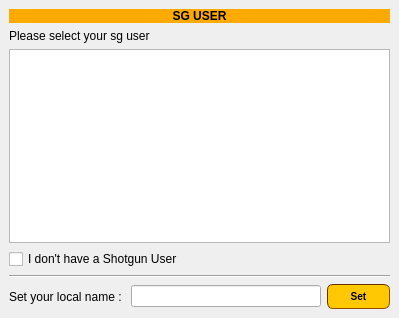
<?xml version="1.0" encoding="UTF-8"?>
<ui version="4.0">
 <class>SetUserUI</class>
 <widget class="QMainWindow" name="SetUserUI">
  <property name="geometry">
   <rect>
    <x>0</x>
    <y>0</y>
    <width>399</width>
    <height>318</height>
   </rect>
  </property>
  <property name="windowTitle">
   <string>Set User</string>
  </property>
  <widget class="QWidget" name="centralwidget">
   <layout class="QVBoxLayout" name="verticalLayout">
    <item>
     <widget class="QLabel" name="sub1_label">
      <property name="palette">
       <palette>
        <active>
         <colorrole role="WindowText">
          <brush brushstyle="SolidPattern">
           <color alpha="255">
            <red>0</red>
            <green>0</green>
            <blue>0</blue>
           </color>
          </brush>
         </colorrole>
         <colorrole role="Button">
          <brush brushstyle="SolidPattern">
           <color alpha="255">
            <red>255</red>
            <green>170</green>
            <blue>0</blue>
           </color>
          </brush>
         </colorrole>
         <colorrole role="Light">
          <brush brushstyle="SolidPattern">
           <color alpha="255">
            <red>255</red>
            <green>213</green>
            <blue>127</blue>
           </color>
          </brush>
         </colorrole>
         <colorrole role="Midlight">
          <brush brushstyle="SolidPattern">
           <color alpha="255">
            <red>255</red>
            <green>191</green>
            <blue>63</blue>
           </color>
          </brush>
         </colorrole>
         <colorrole role="Dark">
          <brush brushstyle="SolidPattern">
           <color alpha="255">
            <red>127</red>
            <green>85</green>
            <blue>0</blue>
           </color>
          </brush>
         </colorrole>
         <colorrole role="Mid">
          <brush brushstyle="SolidPattern">
           <color alpha="255">
            <red>170</red>
            <green>113</green>
            <blue>0</blue>
           </color>
          </brush>
         </colorrole>
         <colorrole role="Text">
          <brush brushstyle="SolidPattern">
           <color alpha="255">
            <red>0</red>
            <green>0</green>
            <blue>0</blue>
           </color>
          </brush>
         </colorrole>
         <colorrole role="BrightText">
          <brush brushstyle="SolidPattern">
           <color alpha="255">
            <red>255</red>
            <green>255</green>
            <blue>255</blue>
           </color>
          </brush>
         </colorrole>
         <colorrole role="ButtonText">
          <brush brushstyle="SolidPattern">
           <color alpha="255">
            <red>0</red>
            <green>0</green>
            <blue>0</blue>
           </color>
          </brush>
         </colorrole>
         <colorrole role="Base">
          <brush brushstyle="SolidPattern">
           <color alpha="255">
            <red>255</red>
            <green>255</green>
            <blue>255</blue>
           </color>
          </brush>
         </colorrole>
         <colorrole role="Window">
          <brush brushstyle="SolidPattern">
           <color alpha="255">
            <red>255</red>
            <green>170</green>
            <blue>0</blue>
           </color>
          </brush>
         </colorrole>
         <colorrole role="Shadow">
          <brush brushstyle="SolidPattern">
           <color alpha="255">
            <red>0</red>
            <green>0</green>
            <blue>0</blue>
           </color>
          </brush>
         </colorrole>
         <colorrole role="AlternateBase">
          <brush brushstyle="SolidPattern">
           <color alpha="255">
            <red>255</red>
            <green>212</green>
            <blue>127</blue>
           </color>
          </brush>
         </colorrole>
         <colorrole role="ToolTipBase">
          <brush brushstyle="SolidPattern">
           <color alpha="255">
            <red>255</red>
            <green>255</green>
            <blue>220</blue>
           </color>
          </brush>
         </colorrole>
         <colorrole role="ToolTipText">
          <brush brushstyle="SolidPattern">
           <color alpha="255">
            <red>0</red>
            <green>0</green>
            <blue>0</blue>
           </color>
          </brush>
         </colorrole>
        </active>
        <inactive>
         <colorrole role="WindowText">
          <brush brushstyle="SolidPattern">
           <color alpha="255">
            <red>0</red>
            <green>0</green>
            <blue>0</blue>
           </color>
          </brush>
         </colorrole>
         <colorrole role="Button">
          <brush brushstyle="SolidPattern">
           <color alpha="255">
            <red>255</red>
            <green>170</green>
            <blue>0</blue>
           </color>
          </brush>
         </colorrole>
         <colorrole role="Light">
          <brush brushstyle="SolidPattern">
           <color alpha="255">
            <red>255</red>
            <green>213</green>
            <blue>127</blue>
           </color>
          </brush>
         </colorrole>
         <colorrole role="Midlight">
          <brush brushstyle="SolidPattern">
           <color alpha="255">
            <red>255</red>
            <green>191</green>
            <blue>63</blue>
           </color>
          </brush>
         </colorrole>
         <colorrole role="Dark">
          <brush brushstyle="SolidPattern">
           <color alpha="255">
            <red>127</red>
            <green>85</green>
            <blue>0</blue>
           </color>
          </brush>
         </colorrole>
         <colorrole role="Mid">
          <brush brushstyle="SolidPattern">
           <color alpha="255">
            <red>170</red>
            <green>113</green>
            <blue>0</blue>
           </color>
          </brush>
         </colorrole>
         <colorrole role="Text">
          <brush brushstyle="SolidPattern">
           <color alpha="255">
            <red>0</red>
            <green>0</green>
            <blue>0</blue>
           </color>
          </brush>
         </colorrole>
         <colorrole role="BrightText">
          <brush brushstyle="SolidPattern">
           <color alpha="255">
            <red>255</red>
            <green>255</green>
            <blue>255</blue>
           </color>
          </brush>
         </colorrole>
         <colorrole role="ButtonText">
          <brush brushstyle="SolidPattern">
           <color alpha="255">
            <red>0</red>
            <green>0</green>
            <blue>0</blue>
           </color>
          </brush>
         </colorrole>
         <colorrole role="Base">
          <brush brushstyle="SolidPattern">
           <color alpha="255">
            <red>255</red>
            <green>255</green>
            <blue>255</blue>
           </color>
          </brush>
         </colorrole>
         <colorrole role="Window">
          <brush brushstyle="SolidPattern">
           <color alpha="255">
            <red>255</red>
            <green>170</green>
            <blue>0</blue>
           </color>
          </brush>
         </colorrole>
         <colorrole role="Shadow">
          <brush brushstyle="SolidPattern">
           <color alpha="255">
            <red>0</red>
            <green>0</green>
            <blue>0</blue>
           </color>
          </brush>
         </colorrole>
         <colorrole role="AlternateBase">
          <brush brushstyle="SolidPattern">
           <color alpha="255">
            <red>255</red>
            <green>212</green>
            <blue>127</blue>
           </color>
          </brush>
         </colorrole>
         <colorrole role="ToolTipBase">
          <brush brushstyle="SolidPattern">
           <color alpha="255">
            <red>255</red>
            <green>255</green>
            <blue>220</blue>
           </color>
          </brush>
         </colorrole>
         <colorrole role="ToolTipText">
          <brush brushstyle="SolidPattern">
           <color alpha="255">
            <red>0</red>
            <green>0</green>
            <blue>0</blue>
           </color>
          </brush>
         </colorrole>
        </inactive>
        <disabled>
         <colorrole role="WindowText">
          <brush brushstyle="SolidPattern">
           <color alpha="255">
            <red>127</red>
            <green>85</green>
            <blue>0</blue>
           </color>
          </brush>
         </colorrole>
         <colorrole role="Button">
          <brush brushstyle="SolidPattern">
           <color alpha="255">
            <red>255</red>
            <green>170</green>
            <blue>0</blue>
           </color>
          </brush>
         </colorrole>
         <colorrole role="Light">
          <brush brushstyle="SolidPattern">
           <color alpha="255">
            <red>255</red>
            <green>213</green>
            <blue>127</blue>
           </color>
          </brush>
         </colorrole>
         <colorrole role="Midlight">
          <brush brushstyle="SolidPattern">
           <color alpha="255">
            <red>255</red>
            <green>191</green>
            <blue>63</blue>
           </color>
          </brush>
         </colorrole>
         <colorrole role="Dark">
          <brush brushstyle="SolidPattern">
           <color alpha="255">
            <red>127</red>
            <green>85</green>
            <blue>0</blue>
           </color>
          </brush>
         </colorrole>
         <colorrole role="Mid">
          <brush brushstyle="SolidPattern">
           <color alpha="255">
            <red>170</red>
            <green>113</green>
            <blue>0</blue>
           </color>
          </brush>
         </colorrole>
         <colorrole role="Text">
          <brush brushstyle="SolidPattern">
           <color alpha="255">
            <red>127</red>
            <green>85</green>
            <blue>0</blue>
           </color>
          </brush>
         </colorrole>
         <colorrole role="BrightText">
          <brush brushstyle="SolidPattern">
           <color alpha="255">
            <red>255</red>
            <green>255</green>
            <blue>255</blue>
           </color>
          </brush>
         </colorrole>
         <colorrole role="ButtonText">
          <brush brushstyle="SolidPattern">
           <color alpha="255">
            <red>127</red>
            <green>85</green>
            <blue>0</blue>
           </color>
          </brush>
         </colorrole>
         <colorrole role="Base">
          <brush brushstyle="SolidPattern">
           <color alpha="255">
            <red>255</red>
            <green>170</green>
            <blue>0</blue>
           </color>
          </brush>
         </colorrole>
         <colorrole role="Window">
          <brush brushstyle="SolidPattern">
           <color alpha="255">
            <red>255</red>
            <green>170</green>
            <blue>0</blue>
           </color>
          </brush>
         </colorrole>
         <colorrole role="Shadow">
          <brush brushstyle="SolidPattern">
           <color alpha="255">
            <red>0</red>
            <green>0</green>
            <blue>0</blue>
           </color>
          </brush>
         </colorrole>
         <colorrole role="AlternateBase">
          <brush brushstyle="SolidPattern">
           <color alpha="255">
            <red>255</red>
            <green>170</green>
            <blue>0</blue>
           </color>
          </brush>
         </colorrole>
         <colorrole role="ToolTipBase">
          <brush brushstyle="SolidPattern">
           <color alpha="255">
            <red>255</red>
            <green>255</green>
            <blue>220</blue>
           </color>
          </brush>
         </colorrole>
         <colorrole role="ToolTipText">
          <brush brushstyle="SolidPattern">
           <color alpha="255">
            <red>0</red>
            <green>0</green>
            <blue>0</blue>
           </color>
          </brush>
         </colorrole>
        </disabled>
       </palette>
      </property>
      <property name="font">
       <font>
        <weight>75</weight>
        <bold>true</bold>
       </font>
      </property>
      <property name="autoFillBackground">
       <bool>true</bool>
      </property>
      <property name="styleSheet">
       <string notr="true">qApp-&gt;setStyleSheet(&quot;QLineEdit { background-color: rgb(255, 255, 0) }&quot;);</string>
      </property>
      <property name="text">
       <string>&lt;html&gt;&lt;head/&gt;&lt;body&gt;&lt;p align=&quot;center&quot;&gt;&lt;span style=&quot; color:#000000;&quot;&gt;SG USER&lt;/span&gt;&lt;/p&gt;&lt;/body&gt;&lt;/html&gt;</string>
      </property>
      <property name="scaledContents">
       <bool>false</bool>
      </property>
      <property name="alignment">
       <set>Qt::AlignCenter</set>
      </property>
     </widget>
    </item>
    <item>
     <widget class="QLabel" name="label">
      <property name="text">
       <string>Please select your sg user</string>
      </property>
     </widget>
    </item>
    <item>
     <widget class="QListWidget" name="listWidget"/>
    </item>
    <item>
     <widget class="QCheckBox" name="checkBox">
      <property name="text">
       <string>I don't have a Shotgun User</string>
      </property>
     </widget>
    </item>
    <item>
     <widget class="Line" name="line">
      <property name="orientation">
       <enum>Qt::Horizontal</enum>
      </property>
     </widget>
    </item>
    <item>
     <layout class="QHBoxLayout" name="horizontalLayout_4" stretch="1,3,1">
      <item>
       <widget class="QLabel" name="label_2">
        <property name="text">
         <string>Set your local name : </string>
        </property>
       </widget>
      </item>
      <item>
       <widget class="QLineEdit" name="lineEdit"/>
      </item>
      <item>
       <widget class="QPushButton" name="open_pushButton">
        <property name="minimumSize">
         <size>
          <width>0</width>
          <height>25</height>
         </size>
        </property>
        <property name="palette">
         <palette>
          <active>
           <colorrole role="WindowText">
            <brush brushstyle="SolidPattern">
             <color alpha="255">
              <red>0</red>
              <green>0</green>
              <blue>0</blue>
             </color>
            </brush>
           </colorrole>
           <colorrole role="Button">
            <brush brushstyle="SolidPattern">
             <color alpha="255">
              <red>255</red>
              <green>200</green>
              <blue>0</blue>
             </color>
            </brush>
           </colorrole>
           <colorrole role="Light">
            <brush brushstyle="SolidPattern">
             <color alpha="255">
              <red>255</red>
              <green>213</green>
              <blue>127</blue>
             </color>
            </brush>
           </colorrole>
           <colorrole role="Midlight">
            <brush brushstyle="SolidPattern">
             <color alpha="255">
              <red>255</red>
              <green>191</green>
              <blue>63</blue>
             </color>
            </brush>
           </colorrole>
           <colorrole role="Dark">
            <brush brushstyle="SolidPattern">
             <color alpha="255">
              <red>127</red>
              <green>85</green>
              <blue>0</blue>
             </color>
            </brush>
           </colorrole>
           <colorrole role="Mid">
            <brush brushstyle="SolidPattern">
             <color alpha="255">
              <red>170</red>
              <green>113</green>
              <blue>0</blue>
             </color>
            </brush>
           </colorrole>
           <colorrole role="Text">
            <brush brushstyle="SolidPattern">
             <color alpha="255">
              <red>0</red>
              <green>0</green>
              <blue>0</blue>
             </color>
            </brush>
           </colorrole>
           <colorrole role="BrightText">
            <brush brushstyle="SolidPattern">
             <color alpha="255">
              <red>255</red>
              <green>255</green>
              <blue>255</blue>
             </color>
            </brush>
           </colorrole>
           <colorrole role="ButtonText">
            <brush brushstyle="SolidPattern">
             <color alpha="255">
              <red>0</red>
              <green>0</green>
              <blue>0</blue>
             </color>
            </brush>
           </colorrole>
           <colorrole role="Base">
            <brush brushstyle="SolidPattern">
             <color alpha="255">
              <red>255</red>
              <green>200</green>
              <blue>0</blue>
             </color>
            </brush>
           </colorrole>
           <colorrole role="Window">
            <brush brushstyle="SolidPattern">
             <color alpha="255">
              <red>255</red>
              <green>200</green>
              <blue>0</blue>
             </color>
            </brush>
           </colorrole>
           <colorrole role="Shadow">
            <brush brushstyle="SolidPattern">
             <color alpha="255">
              <red>0</red>
              <green>0</green>
              <blue>0</blue>
             </color>
            </brush>
           </colorrole>
           <colorrole role="AlternateBase">
            <brush brushstyle="SolidPattern">
             <color alpha="255">
              <red>255</red>
              <green>212</green>
              <blue>127</blue>
             </color>
            </brush>
           </colorrole>
           <colorrole role="ToolTipBase">
            <brush brushstyle="SolidPattern">
             <color alpha="255">
              <red>255</red>
              <green>255</green>
              <blue>220</blue>
             </color>
            </brush>
           </colorrole>
           <colorrole role="ToolTipText">
            <brush brushstyle="SolidPattern">
             <color alpha="255">
              <red>0</red>
              <green>0</green>
              <blue>0</blue>
             </color>
            </brush>
           </colorrole>
          </active>
          <inactive>
           <colorrole role="WindowText">
            <brush brushstyle="SolidPattern">
             <color alpha="255">
              <red>0</red>
              <green>0</green>
              <blue>0</blue>
             </color>
            </brush>
           </colorrole>
           <colorrole role="Button">
            <brush brushstyle="SolidPattern">
             <color alpha="255">
              <red>255</red>
              <green>200</green>
              <blue>0</blue>
             </color>
            </brush>
           </colorrole>
           <colorrole role="Light">
            <brush brushstyle="SolidPattern">
             <color alpha="255">
              <red>255</red>
              <green>213</green>
              <blue>127</blue>
             </color>
            </brush>
           </colorrole>
           <colorrole role="Midlight">
            <brush brushstyle="SolidPattern">
             <color alpha="255">
              <red>255</red>
              <green>191</green>
              <blue>63</blue>
             </color>
            </brush>
           </colorrole>
           <colorrole role="Dark">
            <brush brushstyle="SolidPattern">
             <color alpha="255">
              <red>127</red>
              <green>85</green>
              <blue>0</blue>
             </color>
            </brush>
           </colorrole>
           <colorrole role="Mid">
            <brush brushstyle="SolidPattern">
             <color alpha="255">
              <red>170</red>
              <green>113</green>
              <blue>0</blue>
             </color>
            </brush>
           </colorrole>
           <colorrole role="Text">
            <brush brushstyle="SolidPattern">
             <color alpha="255">
              <red>0</red>
              <green>0</green>
              <blue>0</blue>
             </color>
            </brush>
           </colorrole>
           <colorrole role="BrightText">
            <brush brushstyle="SolidPattern">
             <color alpha="255">
              <red>255</red>
              <green>255</green>
              <blue>255</blue>
             </color>
            </brush>
           </colorrole>
           <colorrole role="ButtonText">
            <brush brushstyle="SolidPattern">
             <color alpha="255">
              <red>0</red>
              <green>0</green>
              <blue>0</blue>
             </color>
            </brush>
           </colorrole>
           <colorrole role="Base">
            <brush brushstyle="SolidPattern">
             <color alpha="255">
              <red>255</red>
              <green>200</green>
              <blue>0</blue>
             </color>
            </brush>
           </colorrole>
           <colorrole role="Window">
            <brush brushstyle="SolidPattern">
             <color alpha="255">
              <red>255</red>
              <green>200</green>
              <blue>0</blue>
             </color>
            </brush>
           </colorrole>
           <colorrole role="Shadow">
            <brush brushstyle="SolidPattern">
             <color alpha="255">
              <red>0</red>
              <green>0</green>
              <blue>0</blue>
             </color>
            </brush>
           </colorrole>
           <colorrole role="AlternateBase">
            <brush brushstyle="SolidPattern">
             <color alpha="255">
              <red>255</red>
              <green>212</green>
              <blue>127</blue>
             </color>
            </brush>
           </colorrole>
           <colorrole role="ToolTipBase">
            <brush brushstyle="SolidPattern">
             <color alpha="255">
              <red>255</red>
              <green>255</green>
              <blue>220</blue>
             </color>
            </brush>
           </colorrole>
           <colorrole role="ToolTipText">
            <brush brushstyle="SolidPattern">
             <color alpha="255">
              <red>0</red>
              <green>0</green>
              <blue>0</blue>
             </color>
            </brush>
           </colorrole>
          </inactive>
          <disabled>
           <colorrole role="WindowText">
            <brush brushstyle="SolidPattern">
             <color alpha="255">
              <red>127</red>
              <green>85</green>
              <blue>0</blue>
             </color>
            </brush>
           </colorrole>
           <colorrole role="Button">
            <brush brushstyle="SolidPattern">
             <color alpha="255">
              <red>255</red>
              <green>200</green>
              <blue>0</blue>
             </color>
            </brush>
           </colorrole>
           <colorrole role="Light">
            <brush brushstyle="SolidPattern">
             <color alpha="255">
              <red>255</red>
              <green>213</green>
              <blue>127</blue>
             </color>
            </brush>
           </colorrole>
           <colorrole role="Midlight">
            <brush brushstyle="SolidPattern">
             <color alpha="255">
              <red>255</red>
              <green>191</green>
              <blue>63</blue>
             </color>
            </brush>
           </colorrole>
           <colorrole role="Dark">
            <brush brushstyle="SolidPattern">
             <color alpha="255">
              <red>127</red>
              <green>85</green>
              <blue>0</blue>
             </color>
            </brush>
           </colorrole>
           <colorrole role="Mid">
            <brush brushstyle="SolidPattern">
             <color alpha="255">
              <red>170</red>
              <green>113</green>
              <blue>0</blue>
             </color>
            </brush>
           </colorrole>
           <colorrole role="Text">
            <brush brushstyle="SolidPattern">
             <color alpha="255">
              <red>127</red>
              <green>85</green>
              <blue>0</blue>
             </color>
            </brush>
           </colorrole>
           <colorrole role="BrightText">
            <brush brushstyle="SolidPattern">
             <color alpha="255">
              <red>255</red>
              <green>255</green>
              <blue>255</blue>
             </color>
            </brush>
           </colorrole>
           <colorrole role="ButtonText">
            <brush brushstyle="SolidPattern">
             <color alpha="255">
              <red>127</red>
              <green>85</green>
              <blue>0</blue>
             </color>
            </brush>
           </colorrole>
           <colorrole role="Base">
            <brush brushstyle="SolidPattern">
             <color alpha="255">
              <red>255</red>
              <green>200</green>
              <blue>0</blue>
             </color>
            </brush>
           </colorrole>
           <colorrole role="Window">
            <brush brushstyle="SolidPattern">
             <color alpha="255">
              <red>255</red>
              <green>200</green>
              <blue>0</blue>
             </color>
            </brush>
           </colorrole>
           <colorrole role="Shadow">
            <brush brushstyle="SolidPattern">
             <color alpha="255">
              <red>0</red>
              <green>0</green>
              <blue>0</blue>
             </color>
            </brush>
           </colorrole>
           <colorrole role="AlternateBase">
            <brush brushstyle="SolidPattern">
             <color alpha="255">
              <red>255</red>
              <green>170</green>
              <blue>0</blue>
             </color>
            </brush>
           </colorrole>
           <colorrole role="ToolTipBase">
            <brush brushstyle="SolidPattern">
             <color alpha="255">
              <red>255</red>
              <green>255</green>
              <blue>220</blue>
             </color>
            </brush>
           </colorrole>
           <colorrole role="ToolTipText">
            <brush brushstyle="SolidPattern">
             <color alpha="255">
              <red>0</red>
              <green>0</green>
              <blue>0</blue>
             </color>
            </brush>
           </colorrole>
          </disabled>
         </palette>
        </property>
        <property name="styleSheet">
         <string notr="true">QPushButton {
    background-color: rgb(255, 200, 0);
    border-style: inset;
    border-width: 1px;
    border-radius: 6px;
    border-color: rgb(100,50, 0);
    font: bold 10px;
}
QPushButton:pressed {
    background-color: rgb(224, 0, 0);
}</string>
        </property>
        <property name="text">
         <string>Set</string>
        </property>
        <property name="autoDefault">
         <bool>false</bool>
        </property>
        <property name="default">
         <bool>false</bool>
        </property>
        <property name="flat">
         <bool>false</bool>
        </property>
       </widget>
      </item>
     </layout>
    </item>
   </layout>
  </widget>
  <widget class="QMenuBar" name="menubar">
   <property name="geometry">
    <rect>
     <x>0</x>
     <y>0</y>
     <width>399</width>
     <height>21</height>
    </rect>
   </property>
  </widget>
 </widget>
 <resources/>
 <connections/>
</ui>
